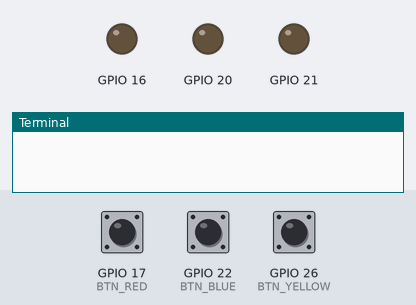
This program was run on a simulated Raspberry Pi (BCM pin numbers). On the bench: output pins drawn as LEDs (lit = HIGH), the last lines printed to the terminal. Dashed ring = blinking. The test bench sets the inputs (shaded band); at power-on: GPIO 17 (BTN_RED) HIGH, GPIO 22 (BTN_BLUE) HIGH, GPIO 26 (BTN_YELLOW) HIGH.

Above: at 1.2 s.
1.3 s: GPIO 17 (BTN_RED) pulled LOW for 1 s
At 1.62 s:
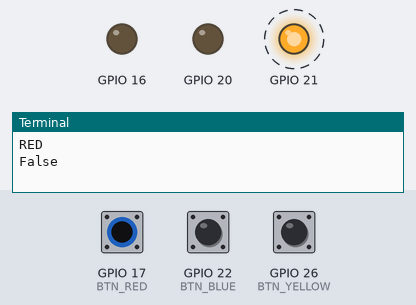
3.8 s: GPIO 22 (BTN_BLUE) pulled LOW for 3.2 s
At 4.12 s:
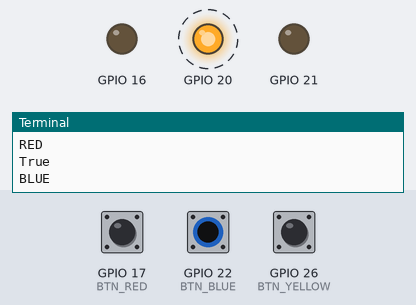
8.5 s: GPIO 26 (BTN_YELLOW) pulled LOW for 3.2 s
At 12.1 s:
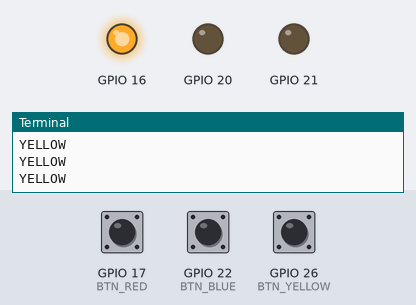
13.2 s: GPIO 17 (BTN_RED) pulled LOW for 0.3 s
At 14.0 s:
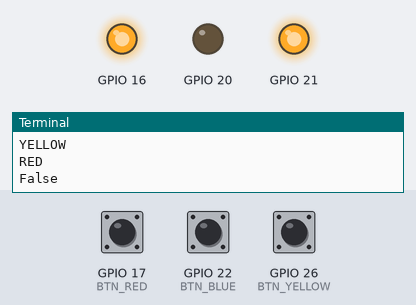
15.0 s: GPIO 22 (BTN_BLUE) pulled LOW for 0.3 s
At 15.13 s:
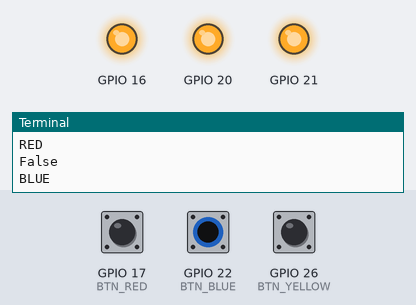
16.8 s: GPIO 17 (BTN_RED) pulled LOW for 3.2 s
At 17.38 s:
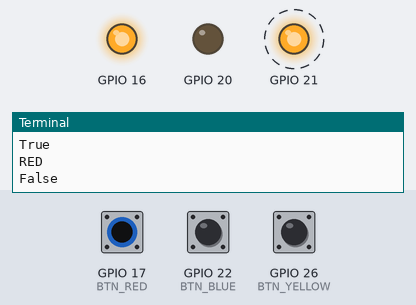
Timing chart, 0 to 21.3 s (numbered marks = the images above; inputs shaded):
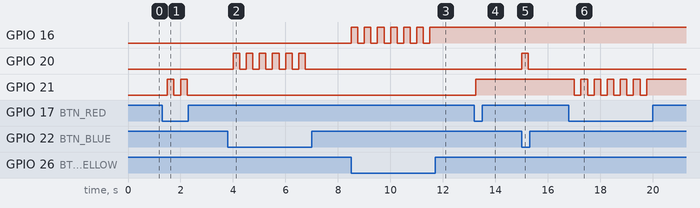

The program:

003_BUTTON.py
```python
import RPi.GPIO as GPIO
import time

GPIO.setmode(GPIO.BCM)

BTN_RED = 17
BTN_BLUE = 22
BTN_YELLOW = 26

GPIO.setup(BTN_RED, GPIO.IN, pull_up_down=GPIO.PUD_UP)
GPIO.setup(BTN_BLUE, GPIO.IN, pull_up_down=GPIO.PUD_UP)
GPIO.setup(BTN_YELLOW, GPIO.IN, pull_up_down=GPIO.PUD_UP)

GPIO.setup(21, GPIO.OUT)
GPIO.setup(20, GPIO.OUT)
GPIO.setup(16, GPIO.OUT)

led_red = [False, 21]  # Off
led_blue = [False, 20]
led_yellow = [False, 16]
try:
    while True:
        btn_state_red = GPIO.input(BTN_RED)
        btn_state_blue = GPIO.input(BTN_BLUE)
        btn_state_yellow = GPIO.input(BTN_YELLOW)

        # if btn_state_red == True and btn_state_blue == True:
        #     print('PURPLE')
        if btn_state_red == False:
            print("RED")
            print(led_red[0])
            if led_red[0]:
                GPIO.output(led_red[1], 0)
                led_red[0] = False
            else:
                GPIO.output(led_red[1], 1)
                led_red[0] = True
        elif btn_state_blue == False:
            print("BLUE")
            if led_blue[0]:
                GPIO.output(led_blue[1], 0)
                led_blue[0] = False
            else:
                GPIO.output(led_blue[1], 1)
                led_blue[0] = True
        elif btn_state_yellow == False:
            print("YELLOW")
            if led_yellow[0]:
                GPIO.output(led_yellow[1], 0)
                led_yellow[0] = False
            else:
                GPIO.output(led_yellow[1], 1)
                led_yellow[0] = True
        time.sleep(0.25)
except KeyboardInterrupt:
    GPIO.output(led_red[1], 0)
    GPIO.output(led_blue[1], 0)
    GPIO.output(led_yellow[1], 0)
    GPIO.cleanup()
```

Measured:
- after the input at 1.3 s, GPIO 21: alternates HIGH for 0.25 s and LOW for 0.25 s, 4 changes in all, then stays LOW, starting after 0.20 s
- after the input at 3.8 s, GPIO 20: alternates HIGH for 0.25 s and LOW for 0.25 s, 12 changes in all, then stays LOW, starting after 0.20 s
- after the input at 8.5 s, GPIO 16: alternates HIGH for 0.25 s and LOW for 0.25 s, 13 changes in all, then stays HIGH, starting at once
- after the input at 13.2 s, GPIO 21: LOW → HIGH after 0.06 s
- after the input at 15.0 s, GPIO 20: LOW → HIGH at once, → LOW 0.25 s later
- after the input at 16.8 s, GPIO 21: alternates HIGH for 0.25 s and LOW for 0.25 s, 12 changes in all, then stays HIGH, starting after 0.21 s
